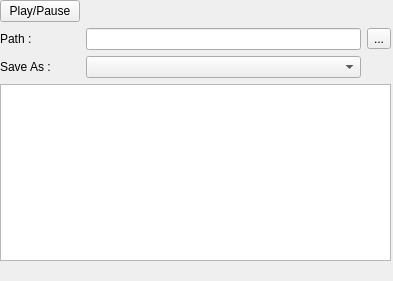
<?xml version="1.0" encoding="UTF-8"?>
<ui version="4.0">
 <class>WinRecorder</class>
 <widget class="QDockWidget" name="WinRecorder">
  <property name="geometry">
   <rect>
    <x>0</x>
    <y>0</y>
    <width>393</width>
    <height>281</height>
   </rect>
  </property>
  <property name="minimumSize">
   <size>
    <width>393</width>
    <height>281</height>
   </size>
  </property>
  <property name="maximumSize">
   <size>
    <width>393</width>
    <height>281</height>
   </size>
  </property>
  <property name="windowTitle">
   <string>Recorder</string>
  </property>
  <widget class="QWidget" name="dockWidgetContents">
   <widget class="QWidget" name="gridLayoutWidget">
    <property name="geometry">
     <rect>
      <x>0</x>
      <y>0</y>
      <width>391</width>
      <height>261</height>
     </rect>
    </property>
    <layout class="QGridLayout" name="gridLayout">
     <item row="2" column="0">
      <widget class="QLabel" name="saveAsLabel">
       <property name="text">
        <string>Save As :</string>
       </property>
      </widget>
     </item>
     <item row="1" column="2">
      <widget class="QToolButton" name="pathButton">
       <property name="text">
        <string>...</string>
       </property>
      </widget>
     </item>
     <item row="1" column="0">
      <widget class="QLabel" name="pathLabel">
       <property name="text">
        <string>Path :</string>
       </property>
      </widget>
     </item>
     <item row="1" column="1">
      <widget class="QLineEdit" name="pathTextBox"/>
     </item>
     <item row="3" column="0" colspan="3">
      <widget class="QListWidget" name="filtresListBox"/>
     </item>
     <item row="0" column="0">
      <widget class="QPushButton" name="playPauseButton">
       <property name="text">
        <string>Play/Pause</string>
       </property>
      </widget>
     </item>
     <item row="2" column="1">
      <widget class="QComboBox" name="saveAsComboBox"/>
     </item>
    </layout>
   </widget>
  </widget>
 </widget>
 <resources/>
 <connections/>
</ui>
